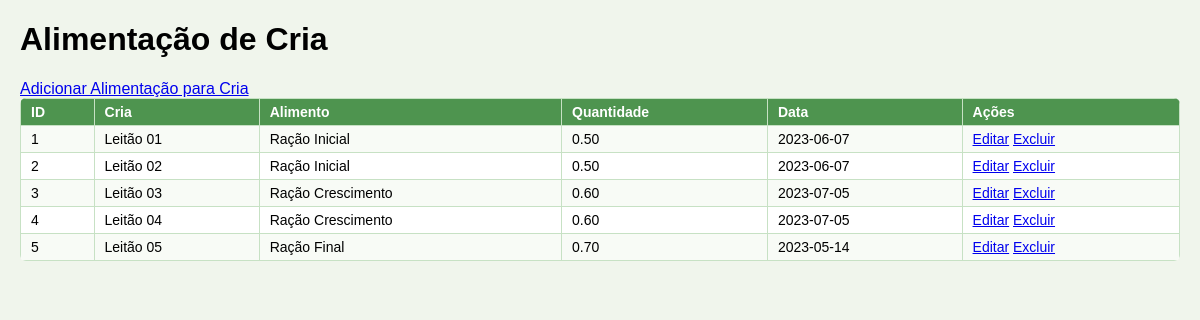
Page /admin/nutricao/alimentacao_crias.php on the committed database.
### tables this page shows
CREATE TABLE alimentacao_crias (
  id INT AUTO_INCREMENT PRIMARY KEY,
  cria_id INT,
  alimento_id INT,
  quantidade DECIMAL(5,2),
  data_alimentacao DATE,
  usuario_id INT,
  data_acao DATETIME,
  FOREIGN KEY (cria_id) REFERENCES crias(id),
  FOREIGN KEY (alimento_id) REFERENCES alimentos(id),
  FOREIGN KEY (usuario_id) REFERENCES usuarios(id)
);

CREATE TABLE crias (
  id INT AUTO_INCREMENT PRIMARY KEY,
  parto_id INT,
  nome VARCHAR(50),
  raca VARCHAR(50),
  sexo ENUM('Macho', 'Femea') NOT NULL,
  peso_nascimento DECIMAL(5,2),
  data_nascimento DATE,
  usuario_id INT,
  data_acao DATETIME,
  FOREIGN KEY (parto_id) REFERENCES partos(id),
  FOREIGN KEY (usuario_id) REFERENCES usuarios(id)
);

CREATE TABLE alimentos (
  id INT AUTO_INCREMENT PRIMARY KEY,
  nome VARCHAR(50),
  descricao TEXT,
  tipo_alimento VARCHAR(50),
  usuario_id INT,
  data_acao DATETIME,
  FOREIGN KEY (usuario_id) REFERENCES usuarios(id)
);

### admin/nutricao/alimentacao_crias.php (the view, shortened to what this page needs)
<?php
include("../../database/conexao.php");
$sql = "SELECT ac.id, c.nome AS cria_nome, al.nome AS alimento_nome, ac.quantidade, ac.data_alimentacao
        FROM alimentacao_crias ac
        JOIN crias c ON ac.cria_id = c.id
        JOIN alimentos al ON ac.alimento_id = al.id";
$result = $conn->query($sql);
?>
<!DOCTYPE html>
<html lang="pt-BR">
<head>
    <link rel="stylesheet" href="../../../assets/css/estilo.css">
</head>
<body>
    <h1>Alimentação de Cria</h1>
    <a href="alimentacao_crias_add.php">Adicionar Alimentação para Cria</a>
    <table>
        <tr>
            <th>ID</th>
            <th>Cria</th>
            <th>Alimento</th>
            <th>Quantidade</th>
            <th>Data</th>
            <th>Ações</th>
        </tr>
        <?php while ($row = $result->fetch_assoc()): ?>
            <tr>
                <td><?php echo $row['id']; ?></td>
                <td><?php echo $row['cria_nome']; ?></td>
                <td><?php echo $row['alimento_nome']; ?></td>
                <td><?php echo $row['quantidade']; ?></td>
                <td><?php echo $row['data_alimentacao']; ?></td>
                <td>
                    <a href="alimentacao_crias.php?id=<?php echo $row['id']; ?>">Editar</a>
                    <a href="delete_alimentacao_crias.php?id=<?php echo $row['id']; ?>">Excluir</a>
                </td>
            </tr>
        <?php endwhile; ?>
    </table>
</body>
</html>

### assets/css/estilo.css (style rules this page uses)
:root { --verde-base: #4e944f; --verde-hover: #3b7a3f; --fundo-claro: #f0f5ec; --texto-claro: #ffffff; --borda: #c7e1c4; }
body { font-family: Arial, sans-serif; background-color: var(--fundo-claro); margin: 10px auto; max-width: 1300px; padding: 0 20px; }
table { width: 100%; border-collapse: collapse; background-color: var(--texto-claro); border-radius: 6px; overflow: hidden; }
th { background-color: var(--verde-base); color: var(--texto-claro); cursor: pointer; }
th, td { padding: 5px 10px; border: 1px solid var(--borda); text-align: left; font-size: 14px; }
tr:nth-child(even) { background-color: #f8fbf6; }

### rows in the picture
alimentacao_crias: id "1", cria.nome "Leitão 01", alimento.nome "Ração Inicial", quantidade "0.50", data_alimentacao "2023-06-07"
alimentacao_crias: id "2", cria.nome "Leitão 02", alimento.nome "Ração Inicial", quantidade "0.50", data_alimentacao "2023-06-07"
alimentacao_crias: id "3", cria.nome "Leitão 03", alimento.nome "Ração Crescimento", quantidade "0.60", data_alimentacao "2023-07-05"
alimentacao_crias: id "4", cria.nome "Leitão 04", alimento.nome "Ração Crescimento", quantidade "0.60", data_alimentacao "2023-07-05"
alimentacao_crias: id "5", cria.nome "Leitão 05", alimento.nome "Ração Final", quantidade "0.70", data_alimentacao "2023-05-14"
